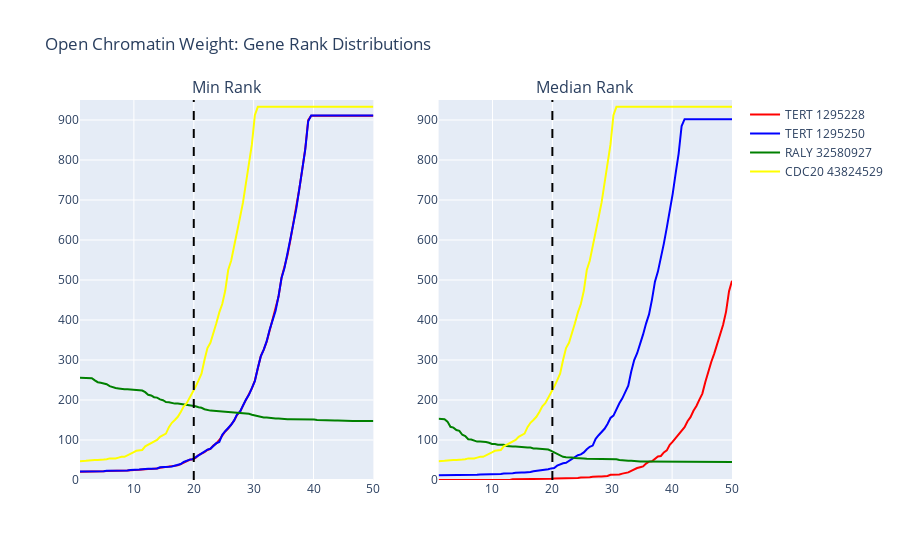

Notebook code for this chart:
### Code cell
from plotly.subplots import make_subplots    
fig = _create_min_and_median_plots(
        medians=medians,
        mins=mins,
        name=name,
        colors=colors,
        weight_mapping=weight_mapping
    )
fig.show()
